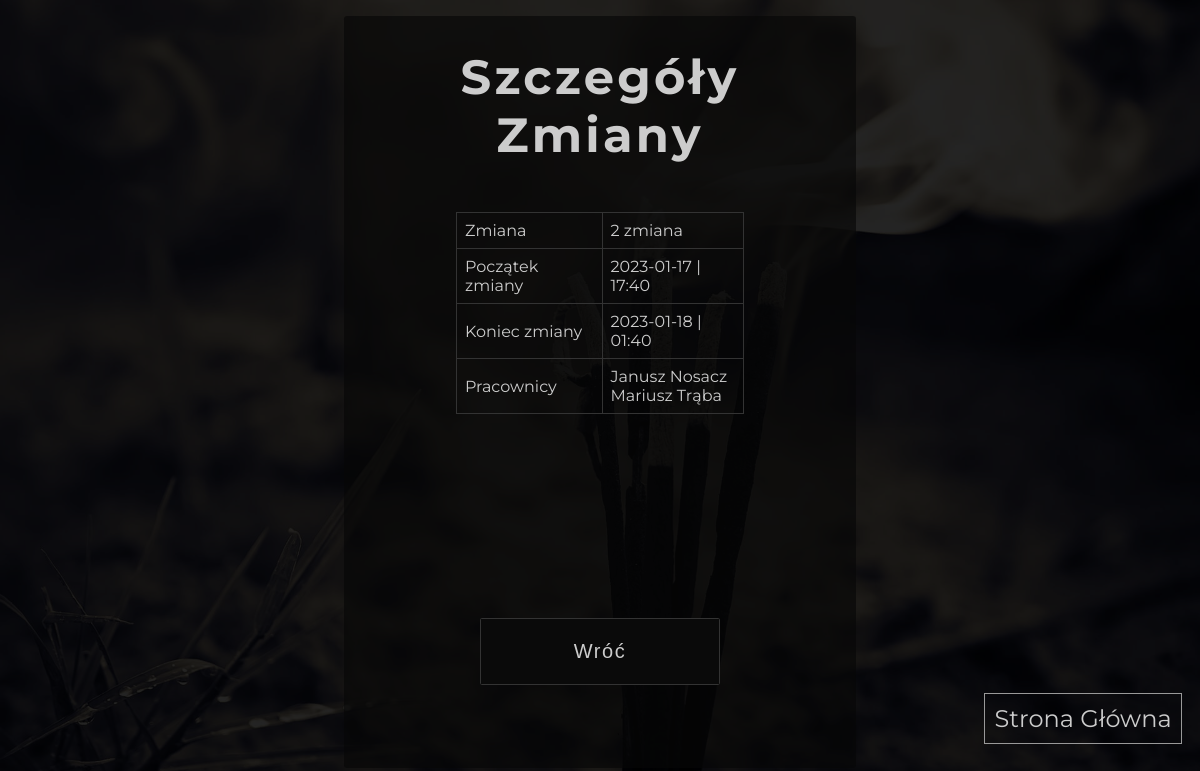
/manager_panel/plan/list/show/6 (signed in), run on an earlier commit of the app's database.
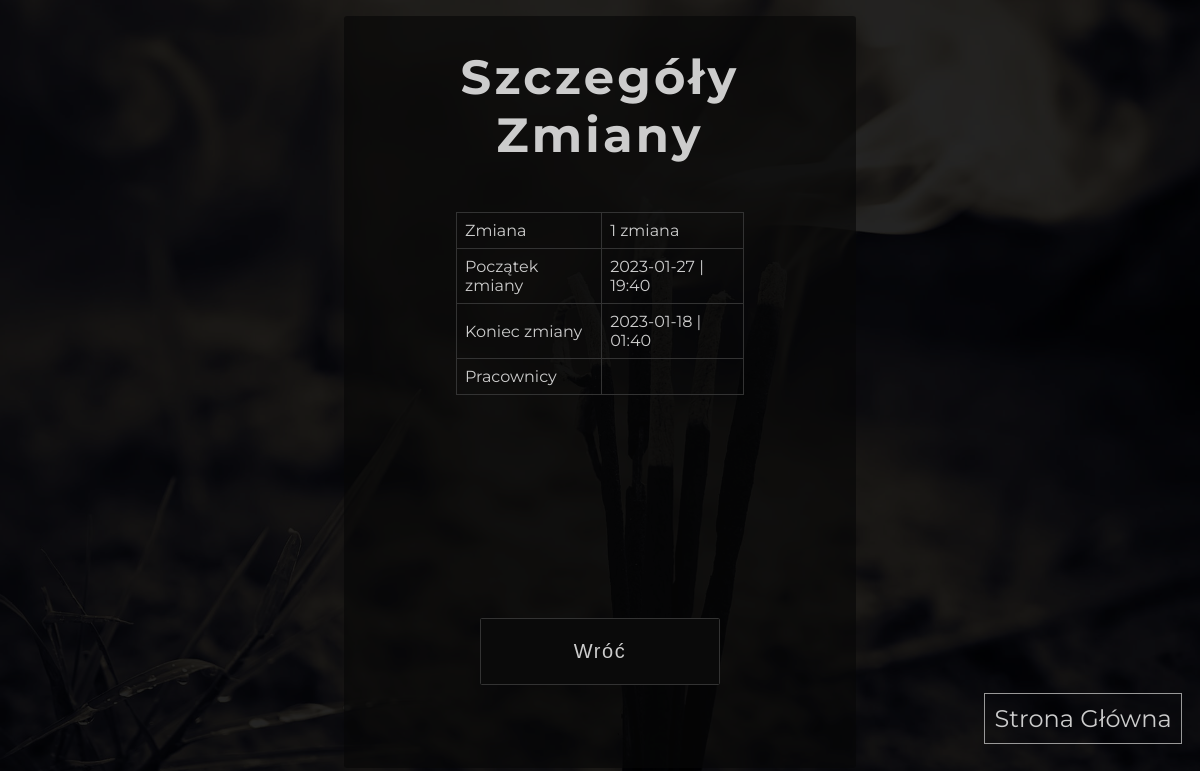
And on a later commit of the database.
### App/models.py (models this page shows, shortened)
class Shift(models.Model):
    SHIFTS_CHOICES = (
        ("1 zmiana", "1 zmiana"),
        ("2 zmiana", "2 zmiana")
    )
    worker = models.ManyToManyField(Worker)
    startTime = models.DateTimeField()
    endTime = models.DateTimeField(null=True, blank=True, editable=False)
    description = models.CharField(max_length=12, choices=SHIFTS_CHOICES)

class Worker(models.Model):
    name = models.CharField(max_length=45)
    surname = models.CharField(max_length=45)
    phoneNumber = models.CharField(max_length=9, unique=True)
    email = models.EmailField(null=True, blank=True, unique=True)
    pesel = models.CharField(max_length=11, unique=True)

### App/decorators.py (the view)
        def wrapper_func(request, *args, **kwargs):
            group = None
            if request.user.groups.exists():
                group = request.user.groups.all()[0].name
            if group in allowed_roles:
                return view_func(request, *args, **kwargs)
            else:
                return redirect('home')

### App/views.py (called while the page is built)
@login_required(login_url='login')
@allowed_users(allowed_roles=['manager', 'admin'])
def manager_plan_list_show(request, shift_id):
    shift = get_object_or_404(Shift, pk=shift_id)
    workers = Worker.objects.filter(shift=shift)
    context = {
        'shift': shift,
        'workers': workers
    }
    return render(request, 'App/subpages/manager/manager_plan_list_show.html', context)

### App/templates/App/subpages/manager/manager_plan_list_show.html (shortened to what this page needs)
{% load static %}
<!DOCTYPE html>
<html lang="pl">
<head>
    <link rel="stylesheet" href="https://cdnjs.cloudflare.com/ajax/libs/font-awesome/6.2.1/css/all.min.css" />
    <link rel="stylesheet" href="{% static '/css/manager_employees_show.css' %}">
</head>
<body>
    <main>
        <form action="">
            <h1>Szczegóły Zmiany</h1>
            <table>
                <tr>
                    <td>Zmiana</td><td>{{ shift.description }}</td>
                </tr>
                <tr>
                    <td>Początek zmiany</td><td>{{ shift.startTime|date:'Y-m-d | H:i' }}</td>
                </tr>
                <tr>
                    <td>Koniec zmiany</td><td>{{ shift.endTime|date:'Y-m-d | H:i' }}</td>
                </tr>
                <tr>
                    <td>Pracownicy</td>
                    <td>
                        {% for worker in workers %}
                        {{ worker.name }} {{ worker.surname }}
                        <br>
                        {% endfor %}
                    </td>
                </tr>
            </table>
            <a href="{% url 'manager_plan_list' %}">
                <input type="button" value="Wróć">
            </a>
        </form>
        <nav class="mini-nav">
            <a href="{% url 'home' %}">Strona Główna</a>
        </nav>
    </main>
</body>
</html>

What changed in the data, as far as the page shows it:
removed Worker: name "Janusz", surname "Nosacz"
no longer on this page (row unchanged): Worker: name "Mariusz", surname "Trąba"
changed Shift: description "2 zmiana" → "1 zmiana"; startTime|H "2023-01-17 | 17:40" → "2023-01-27 | 19:40"
